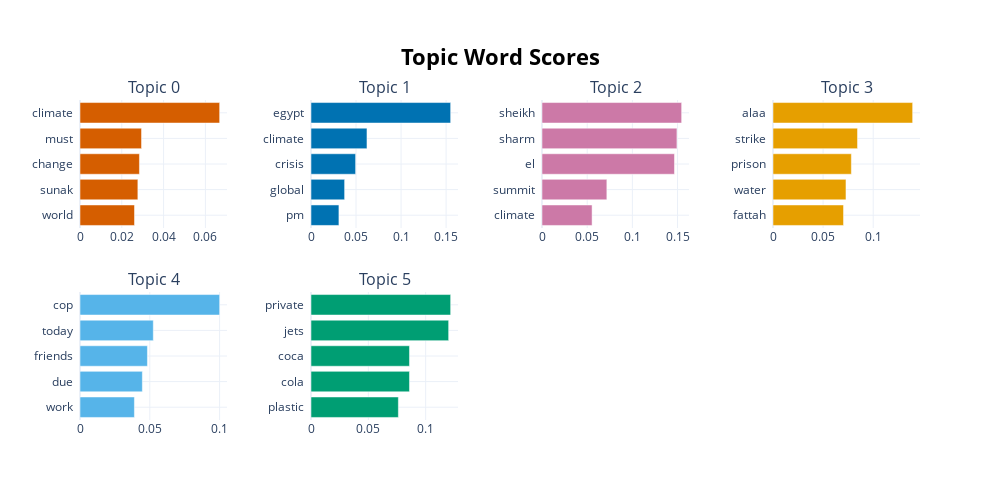

The code cell stored with this chart in its notebook:
### Code cell
topic_model.visualize_barchart()

### Figure 1 — Plotly figure (JSON) as saved in the notebook; plotly's stock layout.template omitted (floating-point values rounded to 4 significant figures)
{"data": [{"marker": {"color": "#D55E00"}, "orientation": "h", "type": "bar", "x": [0.02608, 0.02769, 0.02844, 0.02944, 0.06683], "xaxis": "x", "y": ["world  ", "sunak  ", "change  ", "must  ", "climate  "], "yaxis": "y"}, {"marker": {"color": "#0072B2"}, "orientation": "h", "type": "bar", "x": [0.031, 0.03732, 0.04954, 0.06214, 0.1551], "xaxis": "x2", "y": ["pm  ", "global  ", "crisis  ", "climate  ", "egypt  "], "yaxis": "y2"}, {"marker": {"color": "#CC79A7"}, "orientation": "h", "type": "bar", "x": [0.05541, 0.07176, 0.1466, 0.1493, 0.1545], "xaxis": "x3", "y": ["climate  ", "summit  ", "el  ", "sharm  ", "sheikh  "], "yaxis": "y3"}, {"marker": {"color": "#E69F00"}, "orientation": "h", "type": "bar", "x": [0.0704, 0.07284, 0.07822, 0.08436, 0.1394], "xaxis": "x4", "y": ["fattah  ", "water  ", "prison  ", "strike  ", "alaa  "], "yaxis": "y4"}, {"marker": {"color": "#56B4E9"}, "orientation": "h", "type": "bar", "x": [0.03898, 0.04466, 0.0483, 0.05251, 0.1], "xaxis": "x5", "y": ["work  ", "due  ", "friends  ", "today  ", "cop  "], "yaxis": "y5"}, {"marker": {"color": "#009E73"}, "orientation": "h", "type": "bar", "x": [0.07618, 0.08589, 0.08589, 0.12, 0.1218], "xaxis": "x6", "y": ["plastic  ", "cola  ", "coca  ", "jets  ", "private  "], "yaxis": "y6"}], "layout": {"annotations": [{"font": {"size": 16}, "showarrow": false, "text": "Topic 0", "x": 0.0875, "xanchor": "center", "xref": "paper", "y": 1, "yanchor": "bottom", "yref": "paper"}, {"font": {"size": 16}, "showarrow": false, "text": "Topic 1", "x": 0.3625, "xanchor": "center", "xref": "paper", "y": 1, "yanchor": "bottom", "yref": "paper"}, {"font": {"size": 16}, "showarrow": false, "text": "Topic 2", "x": 0.6375, "xanchor": "center", "xref": "paper", "y": 1, "yanchor": "bottom", "yref": "paper"}, {"font": {"size": 16}, "showarrow": false, "text": "Topic 3", "x": 0.9125, "xanchor": "center", "xref": "paper", "y": 1, "yanchor": "bottom", "yref": "paper"}, {"font": {"size": 16}, "showarrow": false, "text": "Topic 4", "x": 0.0875, "xanchor": "center", "xref": "paper", "y": 0.4, "yanchor": "bottom", "yref": "paper"}, {"font": {"size": 16}, "showarrow": false, "text": "Topic 5", "x": 0.3625, "xanchor": "center", "xref": "paper", "y": 0.4, "yanchor": "bottom", "yref": "paper"}], "height": 500, "hoverlabel": {"bgcolor": "white", "font": {"family": "Rockwell", "size": 16}}, "showlegend": false, "title": {"font": {"color": "Black", "size": 22}, "text": "<b>Topic Word Scores", "x": 0.5, "xanchor": "center", "yanchor": "top"}, "width": 1000, "xaxis": {"anchor": "y", "domain": [0, 0.175], "showgrid": true}, "xaxis2": {"anchor": "y2", "domain": [0.275, 0.45], "showgrid": true}, "xaxis3": {"anchor": "y3", "domain": [0.55, 0.725], "showgrid": true}, "xaxis4": {"anchor": "y4", "domain": [0.825, 1], "showgrid": true}, "xaxis5": {"anchor": "y5", "domain": [0, 0.175], "showgrid": true}, "xaxis6": {"anchor": "y6", "domain": [0.275, 0.45], "showgrid": true}, "xaxis7": {"anchor": "y7", "domain": [0.55, 0.725], "showgrid": true}, "xaxis8": {"anchor": "y8", "domain": [0.825, 1], "showgrid": true}, "yaxis": {"anchor": "x", "domain": [0.6, 1], "showgrid": true}, "yaxis2": {"anchor": "x2", "domain": [0.6, 1], "showgrid": true}, "yaxis3": {"anchor": "x3", "domain": [0.6, 1], "showgrid": true}, "yaxis4": {"anchor": "x4", "domain": [0.6, 1], "showgrid": true}, "yaxis5": {"anchor": "x5", "domain": [0, 0.4], "showgrid": true}, "yaxis6": {"anchor": "x6", "domain": [0, 0.4], "showgrid": true}, "yaxis7": {"anchor": "x7", "domain": [0, 0.4], "showgrid": true}, "yaxis8": {"anchor": "x8", "domain": [0, 0.4], "showgrid": true}}}
